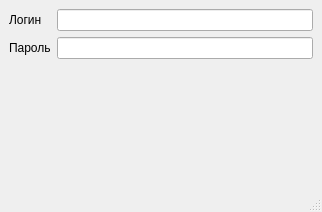
<?xml version="1.0" encoding="UTF-8"?>
<ui version="4.0">
 <class>MainWindow</class>
 <widget class="QMainWindow" name="MainWindow">
  <property name="geometry">
   <rect>
    <x>0</x>
    <y>0</y>
    <width>322</width>
    <height>212</height>
   </rect>
  </property>
  <property name="windowTitle">
   <string>Вход в базу данных</string>
  </property>
  <widget class="QWidget" name="centralwidget">
   <layout class="QGridLayout" name="gridLayout">
    <item row="0" column="0">
     <widget class="QLabel" name="label">
      <property name="text">
       <string>Логин</string>
      </property>
     </widget>
    </item>
    <item row="0" column="1">
     <widget class="QLineEdit" name="lineEdit"/>
    </item>
    <item row="1" column="0">
     <widget class="QLabel" name="label_2">
      <property name="text">
       <string>Пароль</string>
      </property>
     </widget>
    </item>
    <item row="1" column="1">
     <widget class="QLineEdit" name="lineEdit_2"/>
    </item>
    <item row="2" column="0">
     <widget class="QLabel" name="label_3">
      <property name="text">
       <string/>
      </property>
     </widget>
    </item>
    <item row="3" column="0">
     <widget class="QLabel" name="label_4">
      <property name="sizePolicy">
       <sizepolicy hsizetype="Preferred" vsizetype="Preferred">
        <horstretch>0</horstretch>
        <verstretch>0</verstretch>
       </sizepolicy>
      </property>
      <property name="text">
       <string/>
      </property>
     </widget>
    </item>
   </layout>
  </widget>
  <widget class="QMenuBar" name="menubar">
   <property name="geometry">
    <rect>
     <x>0</x>
     <y>0</y>
     <width>322</width>
     <height>22</height>
    </rect>
   </property>
  </widget>
  <widget class="QStatusBar" name="statusbar"/>
 </widget>
 <resources/>
 <connections/>
</ui>
